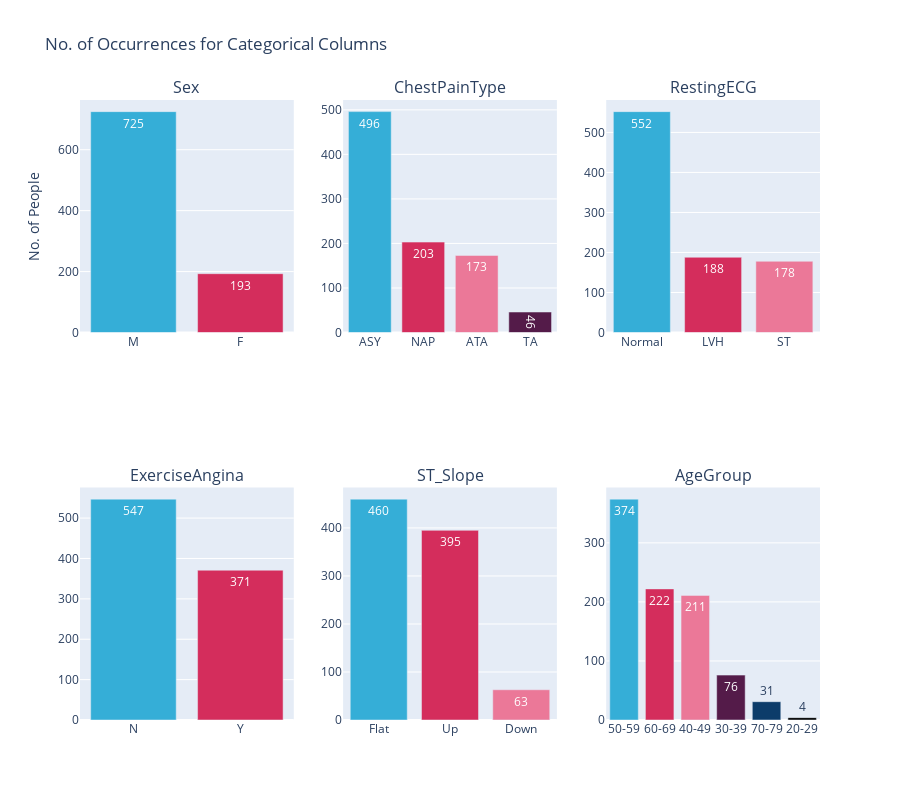

The notebook cell saved with this chart:
### Markdown cell above
Checking the distribution of the categorical variables(Sex, ChestPainType, RestingECG and HeartDisease)

### Code cell
# Select categorical columns
categorical_columns = df.select_dtypes(include='object').columns

# Visualize frequency counts for categorical columns
fig = make_subplots(rows=len(categorical_columns)//3 + len(categorical_columns)%3, cols=3, subplot_titles=categorical_columns)

custom_palette = ['#35AED7', '#D42D5C', '#EB7898', '#541B49', '#0C3C6A']

for i, col in enumerate(categorical_columns):
    counts = df[col].value_counts()
    fig.add_trace(
        go.Bar(
            x=counts.index,
            y=counts.values,
            marker_color=custom_palette,
            name=col,
            text=counts.values,
            textposition='auto',
            texttemplate='%{text}',  # Keep only the value in the hover text
            insidetextfont=dict(color='white'),
            hoverlabel=dict(
                font=dict(color='white')
            )
        ),
        row=i//3 + 1,
        col=i%3 + 1
    )

fig.update_layout(
    title_text='No. of Occurrences for Categorical Columns',
    height=800,
    showlegend=False,
    yaxis_title='No. of People'
)

fig.show()
# Export the figure as an HTML file
pio.write_html(fig, file='Outputs/visuals/occuurences_categorical_columns.html')

### Figure 1 — Plotly figure (JSON) as saved in the notebook; plotly's stock layout.template omitted (floating-point values rounded to 4 significant figures)
{"data": [{"hoverlabel": {"font": {"color": "white"}}, "insidetextfont": {"color": "white"}, "marker": {"color": ["#35AED7", "#D42D5C", "#EB7898", "#541B49", "#0C3C6A"]}, "name": "Sex", "text": [725, 193], "textposition": "auto", "texttemplate": "%{text}", "type": "bar", "x": ["M", "F"], "xaxis": "x", "y": [725, 193], "yaxis": "y"}, {"hoverlabel": {"font": {"color": "white"}}, "insidetextfont": {"color": "white"}, "marker": {"color": ["#35AED7", "#D42D5C", "#EB7898", "#541B49", "#0C3C6A"]}, "name": "ChestPainType", "text": [496, 203, 173, 46], "textposition": "auto", "texttemplate": "%{text}", "type": "bar", "x": ["ASY", "NAP", "ATA", "TA"], "xaxis": "x2", "y": [496, 203, 173, 46], "yaxis": "y2"}, {"hoverlabel": {"font": {"color": "white"}}, "insidetextfont": {"color": "white"}, "marker": {"color": ["#35AED7", "#D42D5C", "#EB7898", "#541B49", "#0C3C6A"]}, "name": "RestingECG", "text": [552, 188, 178], "textposition": "auto", "texttemplate": "%{text}", "type": "bar", "x": ["Normal", "LVH", "ST"], "xaxis": "x3", "y": [552, 188, 178], "yaxis": "y3"}, {"hoverlabel": {"font": {"color": "white"}}, "insidetextfont": {"color": "white"}, "marker": {"color": ["#35AED7", "#D42D5C", "#EB7898", "#541B49", "#0C3C6A"]}, "name": "ExerciseAngina", "text": [547, 371], "textposition": "auto", "texttemplate": "%{text}", "type": "bar", "x": ["N", "Y"], "xaxis": "x4", "y": [547, 371], "yaxis": "y4"}, {"hoverlabel": {"font": {"color": "white"}}, "insidetextfont": {"color": "white"}, "marker": {"color": ["#35AED7", "#D42D5C", "#EB7898", "#541B49", "#0C3C6A"]}, "name": "ST_Slope", "text": [460, 395, 63], "textposition": "auto", "texttemplate": "%{text}", "type": "bar", "x": ["Flat", "Up", "Down"], "xaxis": "x5", "y": [460, 395, 63], "yaxis": "y5"}, {"hoverlabel": {"font": {"color": "white"}}, "insidetextfont": {"color": "white"}, "marker": {"color": ["#35AED7", "#D42D5C", "#EB7898", "#541B49", "#0C3C6A"]}, "name": "AgeGroup", "text": [374, 222, 211, 76, 31, 4], "textposition": "auto", "texttemplate": "%{text}", "type": "bar", "x": ["50-59", "60-69", "40-49", "30-39", "70-79", "20-29"], "xaxis": "x6", "y": [374, 222, 211, 76, 31, 4], "yaxis": "y6"}], "layout": {"annotations": [{"font": {"size": 16}, "showarrow": false, "text": "Sex", "x": 0.1444, "xanchor": "center", "xref": "paper", "y": 1, "yanchor": "bottom", "yref": "paper"}, {"font": {"size": 16}, "showarrow": false, "text": "ChestPainType", "x": 0.5, "xanchor": "center", "xref": "paper", "y": 1, "yanchor": "bottom", "yref": "paper"}, {"font": {"size": 16}, "showarrow": false, "text": "RestingECG", "x": 0.8556, "xanchor": "center", "xref": "paper", "y": 1, "yanchor": "bottom", "yref": "paper"}, {"font": {"size": 16}, "showarrow": false, "text": "ExerciseAngina", "x": 0.1444, "xanchor": "center", "xref": "paper", "y": 0.375, "yanchor": "bottom", "yref": "paper"}, {"font": {"size": 16}, "showarrow": false, "text": "ST_Slope", "x": 0.5, "xanchor": "center", "xref": "paper", "y": 0.375, "yanchor": "bottom", "yref": "paper"}, {"font": {"size": 16}, "showarrow": false, "text": "AgeGroup", "x": 0.8556, "xanchor": "center", "xref": "paper", "y": 0.375, "yanchor": "bottom", "yref": "paper"}], "height": 800, "showlegend": false, "title": {"text": "No. of Occurrences for Categorical Columns"}, "xaxis": {"anchor": "y", "domain": [0, 0.2889]}, "xaxis2": {"anchor": "y2", "domain": [0.3556, 0.6444]}, "xaxis3": {"anchor": "y3", "domain": [0.7111, 1]}, "xaxis4": {"anchor": "y4", "domain": [0, 0.2889]}, "xaxis5": {"anchor": "y5", "domain": [0.3556, 0.6444]}, "xaxis6": {"anchor": "y6", "domain": [0.7111, 1]}, "yaxis": {"anchor": "x", "domain": [0.625, 1], "title": {"text": "No. of People"}}, "yaxis2": {"anchor": "x2", "domain": [0.625, 1]}, "yaxis3": {"anchor": "x3", "domain": [0.625, 1]}, "yaxis4": {"anchor": "x4", "domain": [0, 0.375]}, "yaxis5": {"anchor": "x5", "domain": [0, 0.375]}, "yaxis6": {"anchor": "x6", "domain": [0, 0.375]}}}
